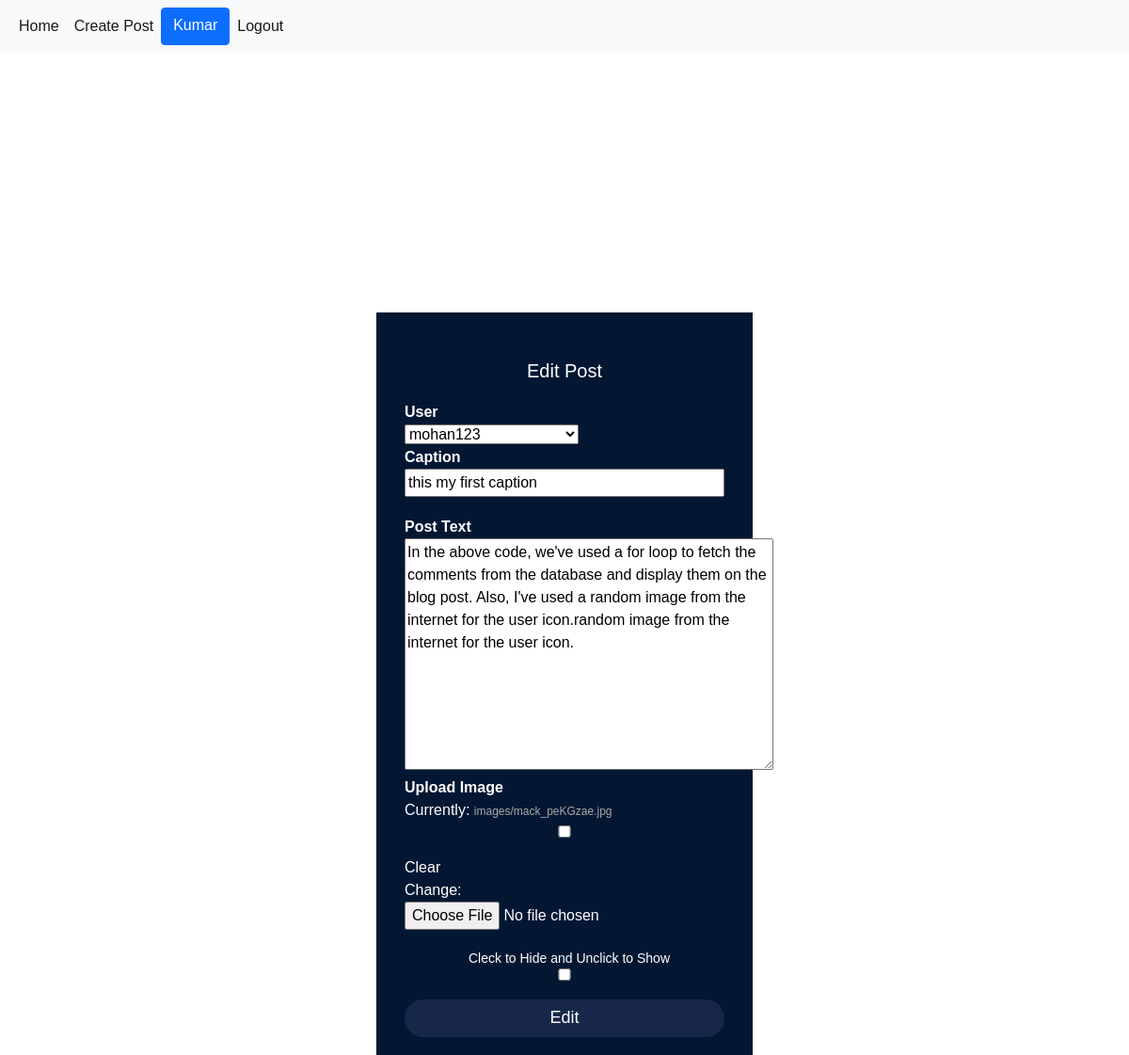
The app's page /edit/1/ (signed in) with its own data.
### blogapp/models.py (models this page shows, shortened)
class CreatePost(models.Model):
    sno= models.AutoField(primary_key=True)
    caption = models.CharField(max_length=255, null = True)
    post_user = models.ForeignKey(User, on_delete=models.CASCADE)
    post_text = models.TextField(null= True, blank=True)
    image = models.ImageField(upload_to = "images", null= True, blank=True )
    create_date = models.DateTimeField(auto_now= True)
    edit_date = models.DateTimeField(auto_now= True)
    hide_show = models.BooleanField(default=False)

### blogapp/views.py (the view)
# urls.py: path('edit/<str:pk>/', views.editpost, name="edit"),
def editpost(request, pk):
    posts= CreatePost.objects.get(pk=pk)
    form =CreatePosts(instance=posts)
    if request.method == 'POST':
        form = CreatePosts(request.POST, request.FILES, instance=posts)
        if form.is_valid():
            form.save()
            messages.success(request, "Edit Successfully")
            return redirect('/details')
    context = {'form':form}
    return render(request, 'edit.html', context)

### blogapp/forms.py
class CreatePosts(ModelForm):
    class Meta:
        model = CreatePost
        fields =('sno','caption','post_user','post_text','hide_show', 'image')

### blogapp/templates/edit.html (shortened to what this page needs)
{% extends 'base.html' %}
{% block content %}
<body>
<div class="background">
<div class="loginbox">
{%if user.is_authenticated%}
<h1>Edit Post </h1>
<form action=" " method= 'POST' enctype="multipart/form-data">
<p>User</p>
{{form.post_user}}
<p>Caption</p>
{{form.caption}}
<p>Post Text</p>
{{form.post_text}}
<p>Upload Image</p>
{{form.image}}
<div class="row">
<small> Cleck to Hide and Unclick to Show</small>
{{ form.hide_show}}
</div>
<input type="submit" name=" " value="Edit">
</form>
{%else%}
not allowed
{%endif%}
</div>
</div>
</body>
{%endblock %}

### blogapp/templates/base.html (shortened to what this page needs)
<!doctype html>
<html lang="en">
  <head>
    <link href="https://cdn.jsdelivr.net/npm/bootstrap@5.0.2/dist/css/bootstrap.min.css" rel="stylesheet">
  </head>
  <body>
   <nav class="navbar navbar-expand-lg navbar-light bg-light">
  <div class="container-fluid">
    <div class="collapse navbar-collapse" id="navbarTogglerDemo03">
    {%if user.is_authenticated%}
 <ul class="navbar-nav me-auto mb-2 mb-lg-0">
       <li class="nav-item">
        <a class="nav-link active" href="/home">Home</a>
        </li>
   <li class="nav-item">
    <a class="nav-link active" href="/post">Create Post</a>
    </li>
    <span type="button" class="btn btn-primary">{{request.user.first_name.title}}</span>
     <li class="nav-item">
        <a class="nav-link active" aria-current="page" href="/logout">Logout</a>
    </li>
 </ul>
    {%else%}
<ul class="navbar-nav me-auto mb-2 mb-lg-0">
      <li class="nav-item">
        <a class="nav-link active" aria-current="page" href="/login">Login</a>
      </li>
 </ul>
    {%endif%}
    </div>
   </div>
</nav>
  </body>
</html>
{%block content%}
{%endblock%}

### blogapp/templates/edit.html (style rules this page uses)
body { margin: 0; padding: 0; background: url(/Image/loginform/wall.jpg); background-size: cover; background-position: center; font-family: sans-serif; }
.loginbox { width: 400px; height: 800px; background: #031733; color: #fff; top: 50%; left: 50%; position: absolute; transform: translate(-50%,-50%); box-sizing: border-box; padding: 50px 30px; margin-top: 171px; }
h1 { margin: 0; padding: 0 0 20px; text-align: center; font-size: 20px; }
.loginbox p { margin: 0; padding: 0; font-weight: bold; }
.loginbox input { width: 100%; margin-bottom: 20px; }
.loginbox input[type="submit"] { border: none; outline: none; height: 40px; background: #172749; color: #fff; font-size: 18px; border-radius: 20px; }
.loginbox a { text-decoration: none; font-size: 12px; line-height: 20px; color: darkgrey; }
.row small { margin:0%; padding-left: 20%; }
.row { margin:0%; padding-left: 0%; padding-top:0 %; padding-buttom:0%; }

### records on screen
CreatePost: post_user "mohan123", caption "this my first caption", post_text "In the above code, we've used a for loop to fetch the comments from the database and display them on the blog post. Also, I've used a random image from the internet for the user icon.random image from the internet for the user icon."

### other values on screen
{{ request.user.first_name.title }} "Kumar"
